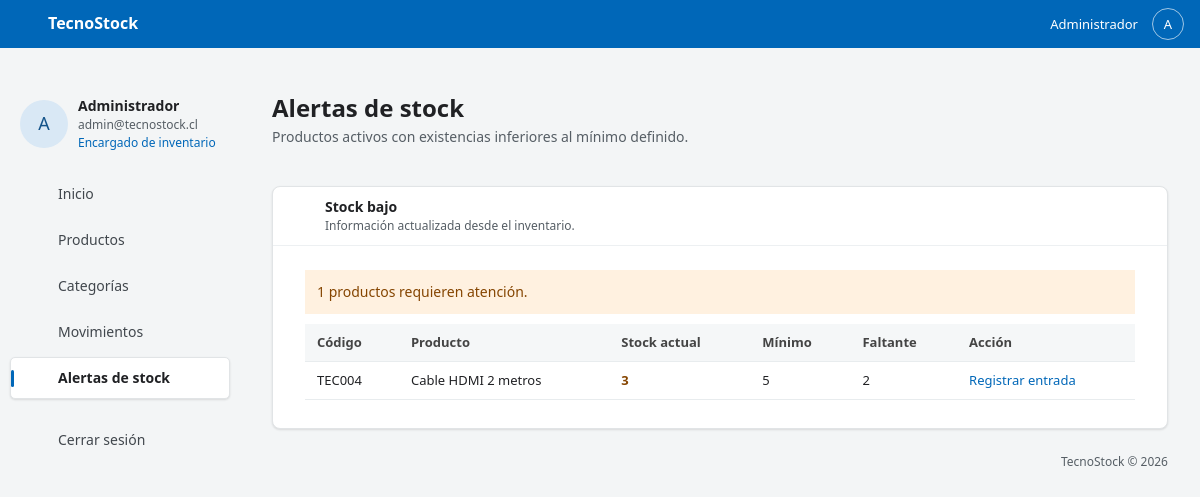
Before: /alertas.php (signed in) with the older database file.
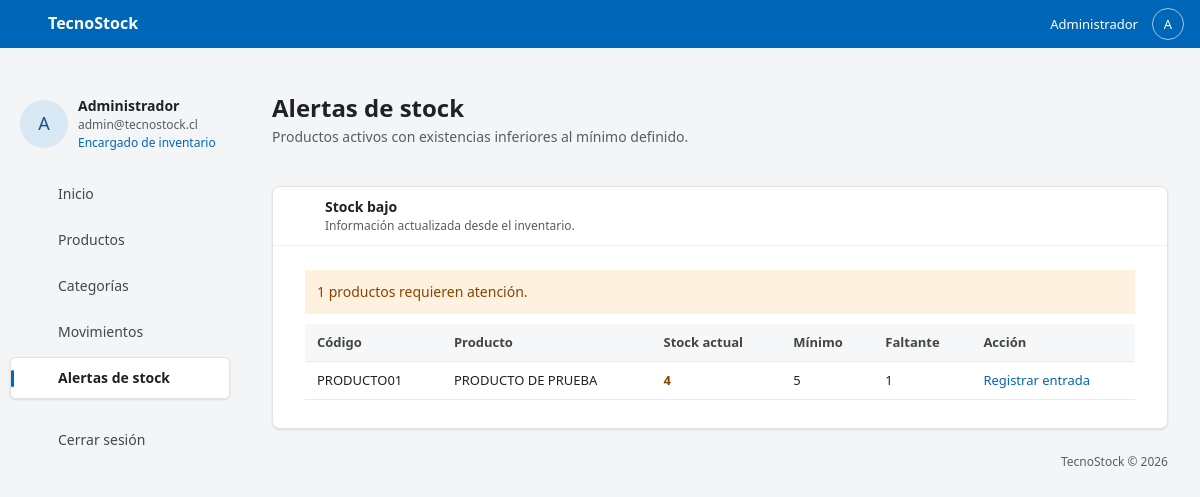
After: the same page with the newer database file.
### tables this page shows
CREATE TABLE `productos` (
  `id_producto` int(11) NOT NULL,
  `codigo` varchar(20) NOT NULL,
  `nombre` varchar(100) NOT NULL,
  `descripcion` varchar(255) DEFAULT NULL,
  `precio` decimal(10,2) NOT NULL,
  `stock_actual` int(11) NOT NULL DEFAULT 0,
  `stock_minimo` int(11) NOT NULL DEFAULT 0,
  `estado` tinyint(1) NOT NULL DEFAULT 1,
  `fecha_registro` timestamp NULL DEFAULT current_timestamp(),
  `id_categoria` int(11) NOT NULL
);

### alertas.php (the view)
<?php
require __DIR__.'/comun.php';
$seccion='alertas'; $tituloPagina='Alertas de stock'; $error=''; $filas=[];
try { $filas=$pdo->query('SELECT id_producto,codigo,nombre,stock_actual,stock_minimo FROM productos WHERE estado=1 AND stock_actual < stock_minimo ORDER BY stock_actual,nombre')->fetchAll(); }
catch(PDOException $e) { error_log($e->getMessage()); $error='No fue posible consultar las alertas.'; }
require __DIR__.'/cabecera.php'; ?>
<div class="encabezado"><div><h1>Alertas de stock</h1><p>Productos activos con existencias inferiores al mínimo definido.</p></div></div>
<?php errorVista($error); ?><section class="tarjeta"><div class="titulo-tarjeta"><?= icono('alertas') ?><div>Stock bajo<small>Información actualizada desde el inventario.</small></div></div><div class="contenido modulo">
<?php if(!$error): if(!$filas): ?><p class="estado-ok">No hay productos con stock bajo.</p><?php else: ?><p class="estado-alerta"><?= count($filas) ?> productos requieren atención.</p><div class="tabla-scroll"><table><thead><tr><th>Código</th><th>Producto</th><th>Stock actual</th><th>Mínimo</th><th>Faltante</th><th>Acción</th></tr></thead><tbody><?php foreach($filas as $r): ?><tr><td><?= escapar($r['codigo']) ?></td><td><?= escapar($r['nombre']) ?></td><td class="stock-bajo"><?= escapar($r['stock_actual']) ?></td><td><?= escapar($r['stock_minimo']) ?></td><td><?= (int)$r['stock_minimo']-(int)$r['stock_actual'] ?></td><td><a href="movimiento_form.php?id=<?= (int)$r['id_producto'] ?>">Registrar entrada</a></td></tr><?php endforeach; ?></tbody></table></div><?php endif; endif; ?></div></section><?php require __DIR__.'/pie.php'; ?>

### cabecera.php (shortened to what the changed rows need)
<!DOCTYPE html>
<html lang="es">
<head>
    <?php if ($seccion !== 'inicio'): ?><link href="https://cdn.jsdelivr.net/npm/bootstrap@5.3.3/dist/css/bootstrap.min.css" rel="stylesheet"><?php endif; ?>
    <link rel="stylesheet" href="panel.css?v=2">
</head>
<body>
    <a class="marca-panel" href="panel.php"><?= icono('cubo') ?> TecnoStock</a>
<div class="estructura">
    <aside class="lateral">
        <nav aria-label="Menú principal">
            <?php foreach ($menu as $id => $titulo): ?>
                <a href="<?= escapar($rutas[$id]) ?>" class="enlace-menu<?= $id === $seccion ? ' activo' : '' ?>"<?= $id === $seccion ? ' aria-current="page"' : '' ?>><?= icono($iconos[$id]) ?><span><?= escapar($titulo) ?></span></a>
            <?php endforeach; ?>
        </nav>
    </aside>
    <main class="principal" id="inicio">

### comun.php (shortened to what the changed rows need)
<?php
function escapar($texto) {
    return htmlspecialchars((string) $texto, ENT_QUOTES, 'UTF-8');
}
function icono($nombre) {
    $trazos = [
        'cubo' => '<path d="M12 2 3 7v10l9 5 9-5V7L12 2ZM3 7l9 5 9-5M12 12v10"/>',
        'inicio' => '<path d="m3 10 9-7 9 7v10H3V10ZM9 20v-7h6v7"/>',
        'categorias' => '<rect x="3" y="3" width="7" height="7" rx="1"/><rect x="14" y="3" width="7" height="7" rx="1"/><rect x="3" y="14" width="7" height="7" rx="1"/><rect x="14" y="14" width="7" height="7" rx="1"/>',
        'movimientos' => '<path d="M3 7h17m-5-5 5 5-5 5M21 17H4m5-5-5 5 5 5"/>',
        'alertas' => '<path d="m12 3 10 18H2L12 3Zm0 6v5m0 3v1"/>',
        'salir' => '<path d="M10 4H4v16h6m4-13 5 5-5 5m-6-5h11"/>',
        'resumen' => '<rect x="3" y="3" width="18" height="18" rx="2"/><path d="M7 16v-4m5 4V7m5 9v-7"/>',
        'flecha' => '<path d="m6 9 6 6 6-6"/>'
    ];
    return '<svg aria-hidden="true" width="20" height="20" viewBox="0 0 24 24" fill="none" stroke="currentColor" stroke-width="1.6" stroke-linecap="round" stroke-linejoin="round">' . ($trazos[$nombre] ?? '') . '</svg>';
}
$menu = ['inicio'=>'Inicio','productos'=>'Productos','categorias'=>'Categorías','movimientos'=>'Movimientos','alertas'=>'Alertas de stock'];
$iconos = ['inicio'=>'inicio','productos'=>'cubo','categorias'=>'categorias','movimientos'=>'movimientos','alertas'=>'alertas'];
$rutas = ['inicio'=>'panel.php','productos'=>'productos.php','categorias'=>'categorias.php','movimientos'=>'movimientos.php','alertas'=>'alertas.php'];

Changed rows visible on the page:
no longer on this page (row edited): productos: codigo "TEC004", nombre "Cable HDMI 2 metros", stock_actual "3", stock_minimo "5", (int)$r['stock_minimo']-(int)$r['stock_actual'] "2"
added productos: codigo "PRODUCTO01", nombre "PRODUCTO DE PRUEBA", stock_actual "4", stock_minimo "5", (int)$r['stock_minimo']-(int)$r['stock_actual'] "1"
